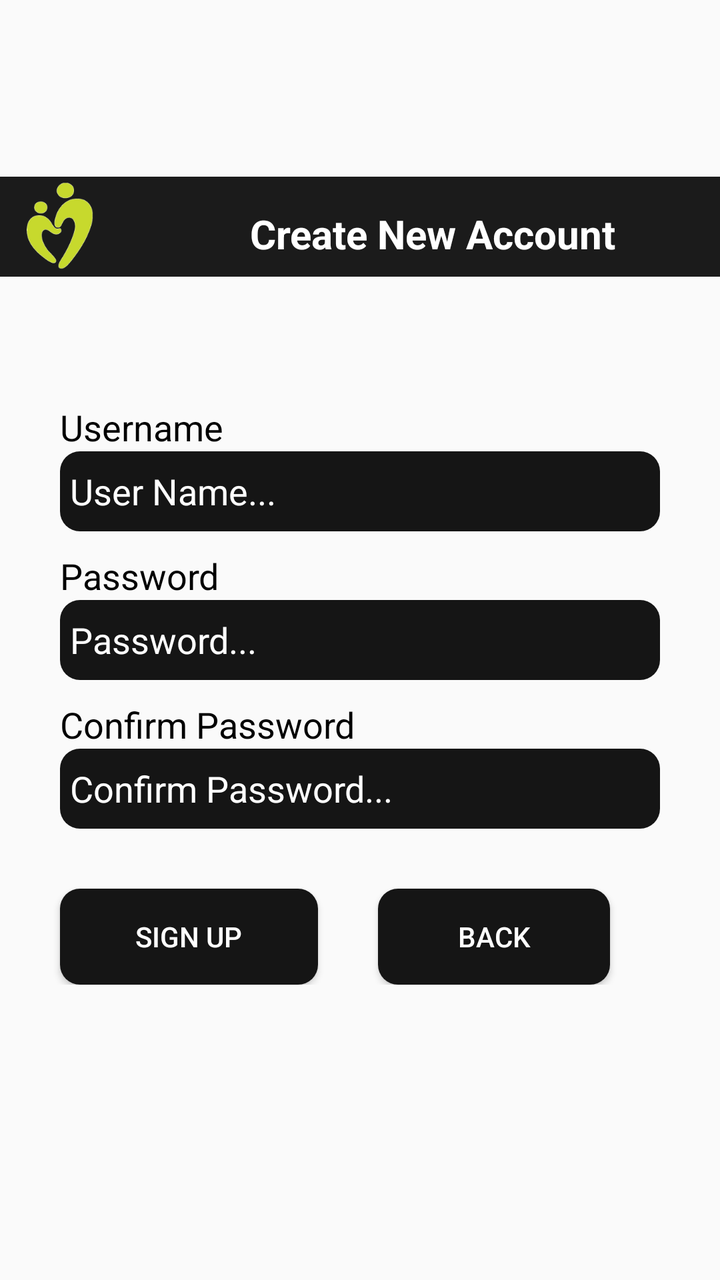
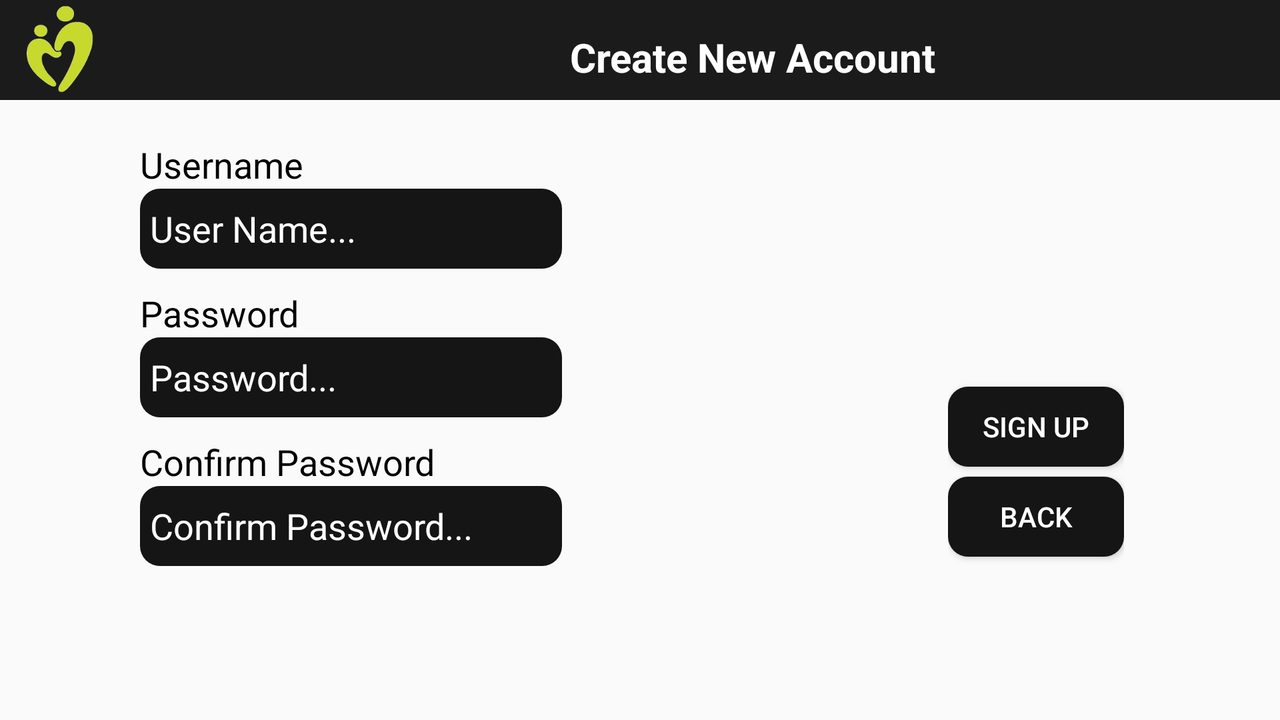

Compare how this app lays out the same screen by default and in its alternative resource folder. The renders come first, then the two layout files and the values they reference.
<!-- AndroidManifest.xml: application theme AppTheme -->
<!-- res/layout/signup.xml -->
<?xml version="1.0" encoding="utf-8"?>
<LinearLayout xmlns:android="http://schemas.android.com/apk/res/android"
    android:layout_width="fill_parent"
    android:layout_height="fill_parent"
    android:orientation="vertical"
    android:gravity="center_vertical"
    android:background="@drawable/background"
    android:weightSum="1"
    android:id="@+id/lin">

    <FrameLayout
        android:layout_width="fill_parent"
        android:layout_height="wrap_content"
        android:layout_marginTop="-55dp">

        <LinearLayout
            android:orientation="horizontal"
            android:background="#e7050505"
            android:layout_width="fill_parent"
            android:layout_height="50dp">

            <ImageView
                android:layout_width="60dp"
                android:layout_height="match_parent"
                android:id="@+id/imageView4"
                android:src="@drawable/logo3" />

            <TextView
                android:layout_width="wrap_content"
                android:layout_height="wrap_content"
                android:textAppearance="?android:attr/textAppearanceLarge"
                android:text="Create New Account"
                android:id="@+id/textView10"
                android:textColor="#ffffff"
                android:textSize="20dp"
                android:textStyle="bold"
                android:layout_marginLeft="65dp"
                android:layout_marginTop="15dp"
                android:layout_marginBottom="7dp" />
        </LinearLayout>
    </FrameLayout>

    <LinearLayout
        android:orientation="vertical"
        android:layout_width="fill_parent"
        android:layout_height="wrap_content"
        android:layout_marginTop="63dp">

        <TextView
            android:layout_width="wrap_content"
            android:layout_height="wrap_content"
            android:textAppearance="?android:attr/textAppearanceMedium"
            android:text="Username"
            android:id="@+id/textView5"
            android:layout_marginLeft="30dp"
            android:textColor="#ff000000" />

        <EditText
            android:id="@+id/editTextUserName"
            android:hint="User Name..."
            android:layout_width="match_parent"
            android:layout_height="40dp"
            android:background="@drawable/mybutton"
            android:textColor="#ffffffff"
            android:layout_marginBottom="10dp"
            android:layout_marginLeft="30dp"
            android:layout_marginRight="30dp"
            android:textColorHint="#ffffffff"
            android:paddingLeft="5dp">

            <requestFocus />
        </EditText>

        <TextView
            android:layout_width="wrap_content"
            android:layout_height="wrap_content"
            android:textAppearance="?android:attr/textAppearanceMedium"
            android:text="Password"
            android:id="@+id/textView8"
            android:layout_marginLeft="30dp"
            android:textColor="#ff000000" />

        <EditText
            android:id="@+id/editTextPassword"
            android:layout_width="fill_parent"
            android:layout_height="40dp"
            android:hint="Password..."
            android:background="@drawable/mybutton"
            android:inputType="textPassword"
            android:textColor="#ffffffff"
            android:layout_marginBottom="10dp"
            android:layout_marginLeft="30dp"
            android:layout_marginRight="30dp"
            android:password="false"
            android:textColorHint="#ffffffff"
            android:paddingLeft="5dp" />

        <TextView
            android:layout_width="wrap_content"
            android:layout_height="wrap_content"
            android:textAppearance="?android:attr/textAppearanceMedium"
            android:text="Confirm Password"
            android:id="@+id/textView9"
            android:layout_marginLeft="30dp"
            android:textColor="#ff000000" />

        <EditText
            android:id="@+id/editTextConfirmPassword"
            android:layout_width="fill_parent"
            android:layout_height="40dp"
            android:background="@drawable/mybutton"
            android:hint="Confirm Password..."
            android:inputType="textPassword"
            android:layout_marginLeft="30dp"
            android:layout_marginRight="30dp"
            android:textColorHint="#ffffff"
            android:paddingLeft="5dp"
            android:textColor="#ffffffff" />

        <LinearLayout
            android:orientation="horizontal"
            android:layout_width="fill_parent"
            android:layout_height="fill_parent"
            android:weightSum="1">

            <Button
                android:id="@+id/buttonCreateAccount"
                android:layout_width="129dp"
                android:layout_height="wrap_content"
                android:padding="10dp"
                android:textColor="#ffffff"
                android:background="@drawable/mybutton"
                android:text="Sign Up"
                android:layout_marginLeft="30dp"
                android:layout_marginRight="30dp"
                android:layout_marginTop="30dp"
                android:onClick="signIn" />

            <Button
                android:layout_width="wrap_content"
                android:layout_height="wrap_content"
                android:text="Back"
                android:id="@+id/backBtn"
                android:onClick="clickBackButton"
                android:layout_marginTop="30dp"
                android:background="@drawable/mybutton"
                android:textColor="#ffffffff"
                android:layout_weight="0.34" />
        </LinearLayout>

    </LinearLayout>

</LinearLayout>
<!-- resources referenced by this layout -->
<resources>
  <!-- drawable logo3: png bitmap (drawable, 10736 bytes) -->
  <!-- drawable mybutton (drawable) -->
  <?xml version="1.0" encoding="utf-8"?>
  <shape xmlns:android="http://schemas.android.com/apk/res/android">
      <solid android:color="#ff151515" />
      <corners android:radius="10dp" />
  </shape>
  <style name="AppTheme" parent="Theme.AppCompat.Light.DarkActionBar">
          
          <item name="android:windowNoTitle">true</item>
          <item name="windowActionBar">false</item>
          <item name="actionMenuTextColor">#fff</item>
      </style>
</resources>
<!-- res/layout-land/signup.xml (the repository's variant of the layout above) -->
<!-- drawn on the phone turned sideways -->
<?xml version="1.0" encoding="utf-8"?>
<LinearLayout xmlns:android="http://schemas.android.com/apk/res/android"
    android:layout_width="fill_parent"
    android:layout_height="fill_parent"
    android:orientation="vertical"
    android:gravity="center_vertical"
    android:background="@drawable/background"
    android:weightSum="1"
    android:id="@+id/lin">

    <FrameLayout
        android:layout_width="fill_parent"
        android:layout_height="wrap_content">

        <LinearLayout
            android:orientation="horizontal"
            android:background="#e7050505"
            android:layout_width="fill_parent"
            android:layout_height="50dp">

            <ImageView
                android:layout_width="60dp"
                android:layout_height="match_parent"
                android:id="@+id/imageView4"
                android:src="@drawable/logo3" />

            <TextView
                android:layout_width="wrap_content"
                android:layout_height="wrap_content"
                android:textAppearance="?android:attr/textAppearanceLarge"
                android:text="Create New Account"
                android:id="@+id/textView10"
                android:textColor="#ffffff"
                android:textSize="20dp"
                android:textStyle="bold"
                android:layout_marginLeft="225dp"
                android:layout_marginTop="15dp"
                android:layout_marginBottom="7dp" />
        </LinearLayout>
    </FrameLayout>

    <LinearLayout
        android:orientation="vertical"
        android:layout_width="271dp"
        android:layout_height="wrap_content"
        android:layout_marginTop="20dp"
        android:layout_marginLeft="40dp">

        <TextView
            android:layout_width="wrap_content"
            android:layout_height="wrap_content"
            android:textAppearance="?android:attr/textAppearanceMedium"
            android:text="Username"
            android:id="@+id/textView5"
            android:layout_marginLeft="30dp"
            android:textColor="#ff000000" />

        <EditText
            android:id="@+id/editTextUserName"
            android:hint="User Name..."
            android:layout_width="match_parent"
            android:layout_height="40dp"
            android:background="@drawable/mybutton"
            android:textColor="#ffffffff"
            android:layout_marginBottom="10dp"
            android:layout_marginLeft="30dp"
            android:layout_marginRight="30dp"
            android:textColorHint="#ffffffff"
            android:paddingLeft="5dp">

            <requestFocus />
        </EditText>

        <TextView
            android:layout_width="wrap_content"
            android:layout_height="wrap_content"
            android:textAppearance="?android:attr/textAppearanceMedium"
            android:text="Password"
            android:id="@+id/textView8"
            android:layout_marginLeft="30dp"
            android:textColor="#ff000000" />

        <EditText
            android:id="@+id/editTextPassword"
            android:layout_width="fill_parent"
            android:layout_height="40dp"
            android:hint="Password..."
            android:background="@drawable/mybutton"
            android:inputType="textPassword"
            android:textColor="#ffffffff"
            android:layout_marginBottom="10dp"
            android:layout_marginLeft="30dp"
            android:layout_marginRight="30dp"
            android:password="false"
            android:textColorHint="#ffffffff"
            android:paddingLeft="5dp" />

        <TextView
            android:layout_width="wrap_content"
            android:layout_height="wrap_content"
            android:textAppearance="?android:attr/textAppearanceMedium"
            android:text="Confirm Password"
            android:id="@+id/textView9"
            android:layout_marginLeft="30dp"
            android:textColor="#ff000000" />

        <EditText
            android:id="@+id/editTextConfirmPassword"
            android:layout_width="fill_parent"
            android:layout_height="40dp"
            android:background="@drawable/mybutton"
            android:hint="Confirm Password..."
            android:inputType="textPassword"
            android:layout_marginLeft="30dp"
            android:layout_marginRight="30dp"
            android:textColorHint="#ffffff"
            android:paddingLeft="5dp"
            android:textColor="#ffffffff" />

    </LinearLayout>

    <LinearLayout
        android:orientation="horizontal"
        android:layout_width="246dp"
        android:layout_height="fill_parent"
        android:layout_gravity="right|center_horizontal"
        android:layout_marginTop="-100dp"
        android:layout_marginLeft="50dp">

        <LinearLayout
            android:orientation="vertical"
            android:layout_width="wrap_content"
            android:layout_height="fill_parent"
            android:layout_marginLeft="80dp">

            <Button
                android:id="@+id/buttonCreateAccount"
                android:layout_width="match_parent"
                android:layout_height="40dp"
                android:padding="10dp"
                android:textColor="#ffffff"
                android:background="@drawable/mybutton"
                android:text="Sign Up"
                android:onClick="signIn"
                android:layout_marginBottom="5dp"
                android:layout_marginTop="10dp" />

            <Button
                android:layout_width="match_parent"
                android:layout_height="40dp"
                android:text="Back"
                android:id="@+id/backBtn"
                android:onClick="clickBackButton"
                android:background="@drawable/mybutton"
                android:textColor="#ffffffff" />
        </LinearLayout>

    </LinearLayout>

</LinearLayout>
